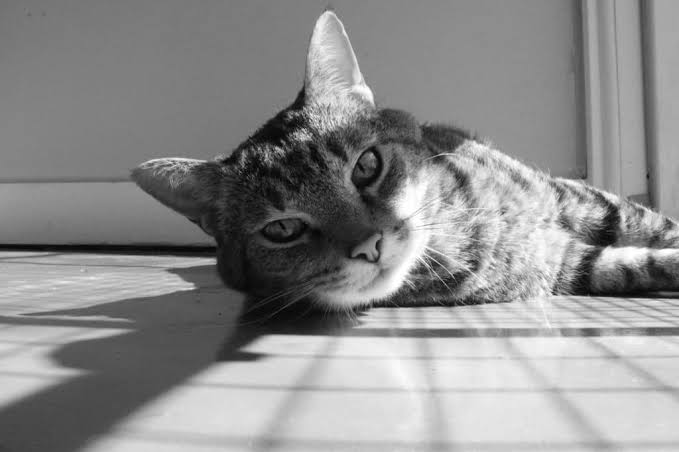
#> input picture DAY07/cat.jpeg, 679 x 452 px
$ python task4.py
#> lines starting #> are read from the running program, lines starting #| are printed output that depends on the picture; after the words box and inside, x2 and y2 are one past the last pixel; in counts of white or black regions, pixels touching at a corner belong together
import cv2
import numpy as np
import matplotlib.pyplot as plt
img=cv2.imread("cat.jpeg", 0)
#> img is the input picture: shape (452, 679); min 0, max 255, mean 141.4
if img is None:
    print("No image...")
else:
    rows, columns=img.shape
#> rows = 452; columns = 679
    noiseImg=img.copy()
    #adding salt and pepper noise
    for i in range(0, rows, 20):
        for j in range(0, columns, 20):
            noiseImg[i][j]=255#adding salt noise
            if i+10<rows and j+10<columns:
                noiseImg[i+10][j+10]=0
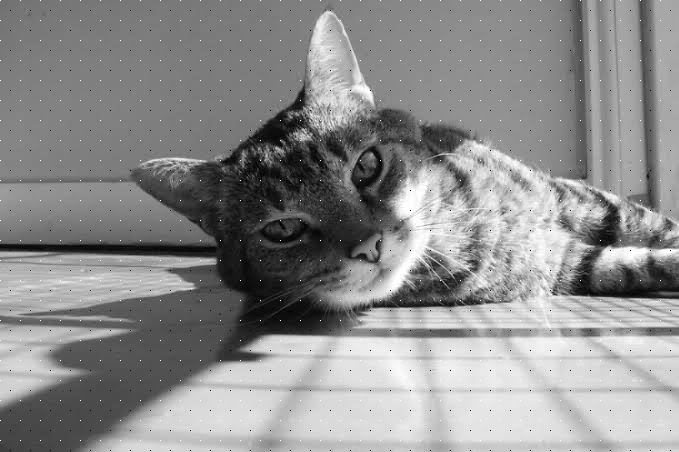
#> noiseImg: shape (452, 679); 0.51% of pixels changed, all inside (x1, y1, x2, y2) = (0, 0, 671, 451)
    filterImg=np.zeros((rows, columns), dtype=np.uint8)
    #loop through all pixels except border pixels
    for i in range(1, rows-1):
        for j in range(1, columns-1):
            pixels=[]#storing neighboring pixels
            #collecting all 9 neighboring pixels
            for m in range(3):#through rows
                for n in range(3):#through columns
                    pixel=int(noiseImg[i+m-1][j+n-1])#getting corresponding image pixel
                    pixels.append(pixel)
            #bubble sorting
            for x in range(len(pixels)-1):
                for y in range(len(pixels)-x-1):
                    if pixels[y]>pixels[y+1]:
                        temp=pixels[y]
                        pixels[y]=pixels[y+1]
                        pixels[y+1]=temp
            median=pixels[4]
            filterImg[i][j]=median

    plt.figure(figsize=(15, 5))
    plt.subplot(1, 3, 1)
    plt.imshow(img, cmap="gray")
    plt.title("Image")
    plt.axis("off")

    plt.subplot(1, 3, 2)
    plt.imshow(noiseImg, cmap="gray")
    plt.title("Noisy Image")
    plt.axis("off")

    plt.subplot(1, 3, 3)
    plt.imshow(filterImg, cmap="gray")
    plt.title("Median Filter Image")
    plt.axis("off")
    plt.show()
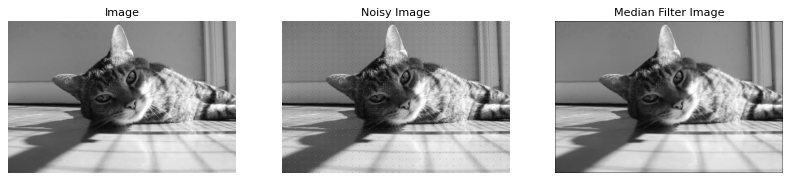
#> figure drawn by matplotlib, 3 panels
#observations:
#it successfully removed most of salt and pepper noise from image
#edges were preserved better than mean and guassian filter
#image looked cleaner while maintaining important details
#it was more effective for impulse noise than averaging filters

#Which type of noise does it remove?
#it is designed to remove salt and pepper noise by replacing
#noisy pixels with median value of their neighboring pixels

#Why does it preserve edges better?
#it does not calculate an average instead it selects middle
#value after sorting neighboring pixels this prevents extreme noisy
#values from affecting result and helps preserve sharp edges and fine details
